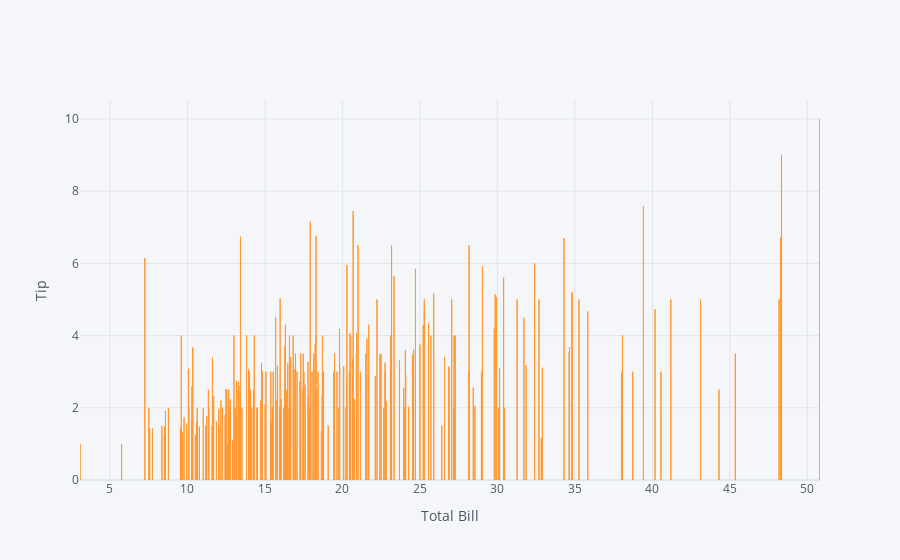

Notebook cell for this chart:
### Code cell
tip.iplot(x = "total_bill" , y = "tip" , kind = "bar" , xTitle = "Total Bill" , yTitle = "Tip")

### Figure 1 — Plotly figure (JSON) as saved in the notebook; plotly's stock layout.template omitted (floating-point values rounded to 4 significant figures; data arrays with more than 128 entries replaced by an {"elided": "..."} marker saying what was removed)
{"data": [{"marker": {"color": "rgba(255, 153, 51, 0.6)", "line": {"color": "rgba(255, 153, 51, 1.0)", "width": 1}}, "name": "tip", "orientation": "v", "text": "", "type": "bar", "x": {"elided": "244 float values"}, "y": {"elided": "244 float values"}}], "layout": {"legend": {"bgcolor": "#F5F6F9", "font": {"color": "#4D5663"}}, "paper_bgcolor": "#F5F6F9", "plot_bgcolor": "#F5F6F9", "title": {"font": {"color": "#4D5663"}}, "xaxis": {"gridcolor": "#E1E5ED", "showgrid": true, "tickfont": {"color": "#4D5663"}, "title": {"font": {"color": "#4D5663"}, "text": "Total Bill"}, "zerolinecolor": "#E1E5ED"}, "yaxis": {"gridcolor": "#E1E5ED", "showgrid": true, "tickfont": {"color": "#4D5663"}, "title": {"font": {"color": "#4D5663"}, "text": "Tip"}, "zerolinecolor": "#E1E5ED"}}}
